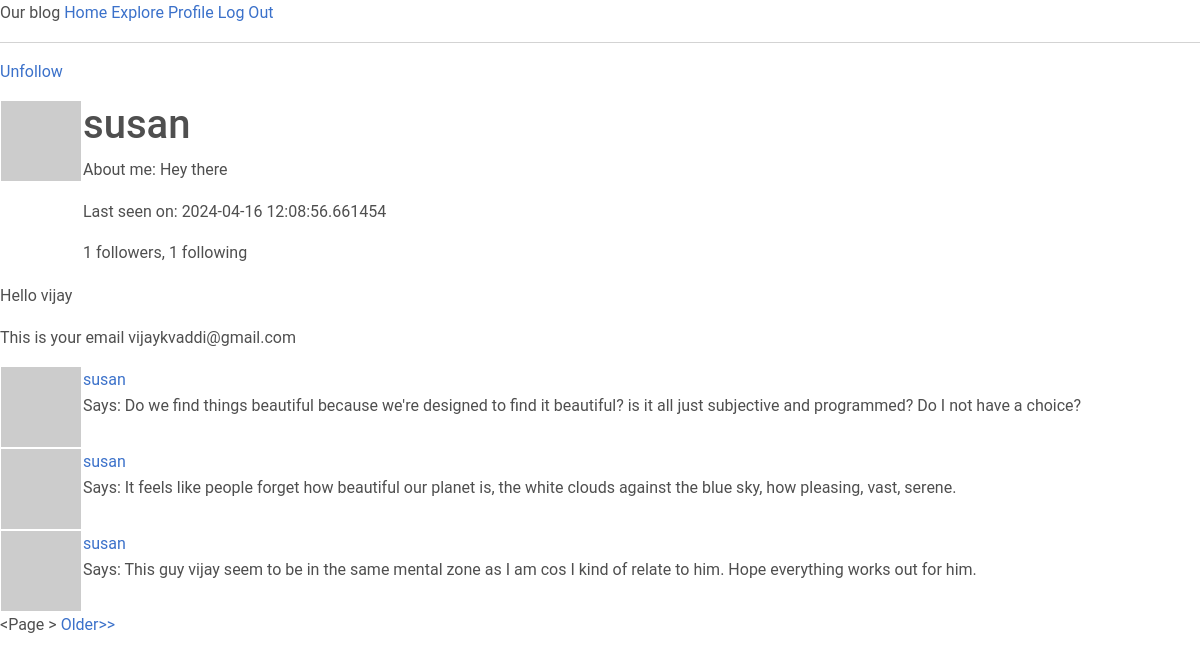
Screenshot of /user-profile/susan (signed in) with the database file from the repository.
### app/models.py (models this page shows, shortened)
class User(UserMixin, db.Model):
    id = db.Column(db.Integer, primary_key = True)
    username = db.Column(db.String(64), index=True, unique = True)
    email = db.Column(db.String(128), index=True, unique = True)
    password_hash = db.Column(db.String(128))
    post = db.relationship('Post', backref='author', lazy='dynamic')
    about_me = db.Column(db.String(140))
    last_seen = db.Column(db.DateTime, default = datetime.now(timezone.utc))
    followed = db.relationship(
        'User',  secondary = followers,
        primaryjoin = (followers.c.follower_id == id),
        secondaryjoin = (followers.c.followed_id == id),
        backref = db.backref('followers', lazy='dynamic'), lazy='dynamic')
    def __repr__(self) -> str:
        return f"{self.username} , {self.email}"
    def avatar(self, size):
        digest = md5(self.email.lower().encode('utf-8')).hexdigest()
        return f"https://www.gravatar.com/avatar/4f9fecabbd77fba02d2497f880f44e6f?s={size}&d=identicon"
    def is_following(self, user):
        return self.followed.filter(
            followers.c.followed_id == user.id).count() > 0

class Post(db.Model):
    id = db.Column(db.Integer, primary_key = True)
    body = db.Column(db.String(140))
    timestamp = db.Column(db.DateTime, index=True, default = datetime.now(timezone.utc))
    user_id = db.Column(db.Integer, db.ForeignKey('user.id'))

### app/routes.py (the view)
@app.route('/user-profile/<username>')
@login_required
def user_profile(username): #=current_user.username
    print(current_user)
    user = User.query.filter_by(username=username).first_or_404()
    page = request.args.get('page', 1, type=int)
    posts = user.post.order_by(Post.timestamp.desc()).paginate(
        page=page, per_page=app.config['POSTS_PER_PAGE'], error_out=False)
    next_url = url_for('user_profile', username=username, page=posts.next_num) \
                                    if posts.has_next else None
    prev_url = url_for('user_profile', username=username, page=posts.prev_num) \
                                    if posts.has_prev else None
    return render_template('user_profile.html', user=user, posts=posts,
                           next_url=next_url, prev_url=prev_url)

### app/models.py (called while the page is built)
@login.user_loader
def load_user(id):
    return db.session.get(User, int(id))

### app/routes.py (called while the page is built)
@app.before_request
def before_request():
    if current_user.is_authenticated:
        current_user.last_seen = datetime.now(timezone.utc)
        db.session.commit()

### app/templates/user_profile.html
{% extends "base.html" %}
{%block content%}
<table>
    <tr valign="top">
        <td><img src="{{user.avatar(128)}}"></td>
        <td>
            <h1>{{user.username}}</h1>
            {% if user.about_me %}
            <p>About me: {{user.about_me}}</p>
            {%endif%}
            {% if user.last_seen %}
            <p>Last seen on: {{user.last_seen}}</p>
            <p> {{user.followers.count()}} followers, {{user.followed.count()}} following </p>
            {%endif%}
        </td>
        {% if user == current_user %}
        <td><a href="{{url_for('edit_profile')}}">Edit profile</a> </td>
        {% elif not current_user.is_following(user) %}
        <p><a href="{{url_for('follow', username=user.username)}}">Follow</a></p>
        {% else %}
        <p><a href="{{url_for('unfollow', username=user.username)}}">Unfollow</a></p>
        {%endif%}
    </tr>
</table>
{% if current_user.is_authenticated %}
<P>Hello {{current_user.username}}</P>
<p>This is your email {{current_user.email}}</p>
{%endif%}
{% for post in posts%}
    {% include "_post.html" %}
{%endfor%}
{%if prev_url %}<a href="{{prev_url}}"> &lt;&lt;Latest </a>{%endif%}<span> &lt;Page {{page}}&gt; </span>
{%if next_url %}<a href="{{next_url}}">Older&gt;&gt;</a>{%endif%}
{% endblock %}

### app/templates/_post.html
<table>
    <tr valign='top'>
        <td><img src="{{post.author.avatar(36)}}"></td>
        <td>
           <a href="{{url_for('user_profile', username=post.author.username )}}">
            {{post.author.username}}</a>
            <br>Says: {{post.body}}<br></td>
    </tr>
</table>

### rows the page displays
User: username "susan", about_me "Hey there", last_seen "2024-04-16 12:08:56.661454"
User: username "vijay", email "vijaykvaddi@gmail.com"
Post: author.username "susan", body "Do we find things beautiful because we're designed to find it beautiful? is it all just subjective and programmed? Do I not have a choice?"
Post: author.username "susan", body "It feels like people forget how beautiful our planet is, the white clouds against the blue sky, how pleasing, vast, serene."
Post: author.username "susan", body "This guy vijay seem to be in the same mental zone as I am cos I kind of relate to him. Hope everything works out for him."

### other values shown
{{ user.followers.count() }} "1"
{{ user.followed.count() }} "1"
